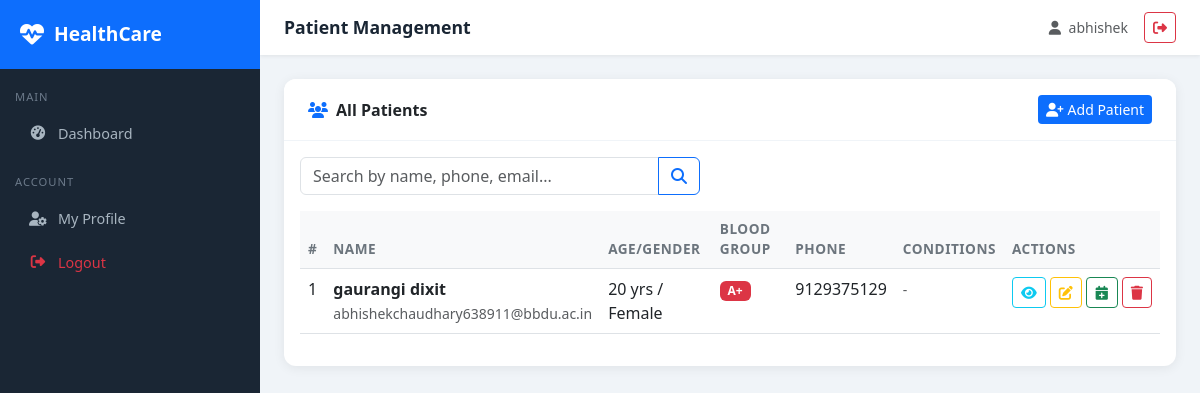
/patients/ (signed in), run on the app's committed database.
### patients/models.py (models this page shows, shortened)
class Patient(models.Model):
    BLOOD_GROUP_CHOICES = [
        ('A+', 'A+'), ('A-', 'A-'), ('B+', 'B+'), ('B-', 'B-'),
        ('O+', 'O+'), ('O-', 'O-'), ('AB+', 'AB+'), ('AB-', 'AB-'),
    ]
    GENDER_CHOICES = [
        ('M', 'Male'), ('F', 'Female'), ('O', 'Other')
    ]
    user = models.OneToOneField(User, on_delete=models.SET_NULL, null=True, blank=True)
    first_name = models.CharField(max_length=100)
    last_name = models.CharField(max_length=100)
    date_of_birth = models.DateField()
    gender = models.CharField(max_length=1, choices=GENDER_CHOICES)
    blood_group = models.CharField(max_length=3, choices=BLOOD_GROUP_CHOICES, blank=True)
    phone = models.CharField(max_length=15)
    email = models.EmailField(blank=True)
    address = models.TextField()
    emergency_contact_name = models.CharField(max_length=100, blank=True)
    emergency_contact_phone = models.CharField(max_length=15, blank=True)
    allergies = models.TextField(blank=True, help_text="List known allergies")
    chronic_conditions = models.TextField(blank=True)
    insurance_provider = models.CharField(max_length=100, blank=True)
    insurance_id = models.CharField(max_length=50, blank=True)
    created_at = models.DateTimeField(auto_now_add=True)
    updated_at = models.DateTimeField(auto_now=True)
    def __str__(self):
        return f"{self.first_name} {self.last_name}"
    @property
    def age(self):
        from datetime import date
        today = date.today()
        return today.year - self.date_of_birth.year - (
            (today.month, today.day) < (self.date_of_birth.month, self.date_of_birth.day)
        )

### patients/views.py (the view, shortened to what this page needs)
# urls.py: path('', views.patient_list, name='patient_list'),
@login_required
def patient_list(request):
    query = request.GET.get('q', '')
    patients = Patient.objects.all().order_by('-created_at')
    return render(request, 'patients/patient_list.html', {
        'patients': patients,
        'query': query
    })

### templates/patients/patient_list.html (shortened to what this page needs)
{% extends 'base/base.html' %}
{% block page_title %}Patient Management{% endblock %}
{% block content %}
<div class="card">
    <div class="card-header py-3 px-4 d-flex justify-content-between align-items-center">
        <span>
            <i class="fas fa-users text-primary me-2"></i>All Patients
        </span>
        <a href="{% url 'patient_create' %}" class="btn btn-primary btn-sm">
            <i class="fas fa-user-plus me-1"></i>Add Patient
        </a>
    </div>
    <div class="card-body">
        <form method="get" class="mb-3">
            <div class="input-group" style="max-width:400px">
                <input type="text" name="q" class="form-control"
                       placeholder="Search by name, phone, email..."
                       value="{{ query }}">
                <button class="btn btn-outline-primary" type="submit">
                    <i class="fas fa-search"></i>
                </button>
            </div>
        </form>
        <div class="table-responsive">
            <table class="table table-hover">
                <thead>
                    <tr>
                        <th>#</th>
                        <th>Name</th>
                        <th>Age/Gender</th>
                        <th>Blood Group</th>
                        <th>Phone</th>
                        <th>Conditions</th>
                        <th>Actions</th>
                    </tr>
                </thead>
                <tbody>
                    {% for patient in patients %}
                    <tr>
                        <td>{{ forloop.counter }}</td>
                        <td>
                            <a href="{% url 'patient_detail' patient.pk %}"
                               class="text-decoration-none fw-semibold text-dark">
                                {{ patient }}
                            </a>
                            {% if patient.email %}
                                <br>
                                <small class="text-muted">{{ patient.email }}</small>
                            {% endif %}
                        </td>
                        <td>
                            {{ patient.age }} yrs / {{ patient.get_gender_display }}
                        </td>
                        <td>
                            {% if patient.blood_group %}
                                <span class="badge bg-danger">{{ patient.blood_group }}</span>
                            {% else %}
                                -
                            {% endif %}
                        </td>
                        <td>{{ patient.phone }}</td>
                        <td>
                            <small class="text-muted">
                                {{ patient.chronic_conditions|truncatechars:40|default:"-" }}
                            </small>
                        </td>
                        <td>
                            <div class="d-flex gap-1">
                                <a href="{% url 'patient_detail' patient.pk %}"
                                   class="btn btn-sm btn-outline-info" title="View">
                                    <i class="fas fa-eye"></i>
                                </a>
                                <a href="{% url 'patient_update' patient.pk %}"
                                   class="btn btn-sm btn-outline-warning" title="Edit">
                                    <i class="fas fa-edit"></i>
                                </a>
                                <a href="{% url 'appointment_create' %}?patient={{ patient.pk }}"
                                   class="btn btn-sm btn-outline-success" title="Book Appointment">
                                    <i class="fas fa-calendar-plus"></i>
                                </a>
                                <a href="{% url 'patient_delete' patient.pk %}"
                                   class="btn btn-sm btn-outline-danger" title="Delete">
                                    <i class="fas fa-trash"></i>
                                </a>
                            </div>
                        </td>
                    </tr>
                    {% endfor %}
                </tbody>
            </table>
        </div>
    </div>
</div>
{% endblock %}

### templates/base/base.html (shortened to what this page needs)
<!DOCTYPE html>
<html lang="en">
<head>
    <link href="https://cdn.jsdelivr.net/npm/bootstrap@5.3.0/dist/css/bootstrap.min.css" rel="stylesheet">
    <link href="https://cdnjs.cloudflare.com/ajax/libs/font-awesome/6.4.0/css/all.min.css" rel="stylesheet">
</head>
<body>
{% if user.is_authenticated %}
    <div class="sidebar">
        <div class="sidebar-brand">
            <i class="fas fa-heartbeat"></i>
            <span>HealthCare</span>
        </div>
        <nav class="mt-2">
            <div class="nav-section">Main</div>
            <a href="{% url 'dashboard' %}" class="nav-link {% if request.resolver_match.url_name == 'dashboard' %}active{% endif %}">
                <i class="fas fa-tachometer-alt"></i> Dashboard
            </a>
            <div class="nav-section">Account</div>
            <a href="{% url 'profile' %}" class="nav-link">
                <i class="fas fa-user-cog"></i> My Profile
            </a>
            <a href="{% url 'logout' %}" class="nav-link text-danger">
                <i class="fas fa-sign-out-alt"></i> Logout
            </a>
        </nav>
    </div>
    <div class="main-content">
        <div class="topbar">
            <span class="topbar-title">
                {% block page_title %}HealthCare Portal{% endblock %}
            </span>
            <div class="d-flex align-items-center gap-3">
                <span class="text-muted small">
                    <i class="fas fa-user me-1"></i>
                    {{ user.get_full_name|default:user.username }}
                </span>
                <a href="{% url 'logout' %}" class="btn btn-sm btn-outline-danger">
                    <i class="fas fa-sign-out-alt"></i>
                </a>
            </div>
        </div>
        <div class="page-content">
            {% block content %}{% endblock %}
        </div>
    </div>
{% else %}
    {% block public_content %}{% endblock %}
{% endif %}
</body>
</html>

### templates/base/base.html (style rules this page uses)
:root { --primary: #0d6efd; --sidebar-bg: #1a2634; --sidebar-width: 260px; }
body { background: #f0f4f8; font-family: 'Segoe UI', sans-serif; }
.sidebar { position: fixed; top: 0; left: 0; height: 100vh; width: var(--sidebar-width); background: var(--sidebar-bg); z-index: 1000; overflow-y: auto; transition: all 0.3s; }
.sidebar-brand { padding: 20px; background: #0d6efd; color: white; font-size: 1.2rem; font-weight: 700; display: flex; align-items: center; gap: 10px; }
.sidebar-brand i { font-size: 1.5rem; }
.nav-section { padding: 10px 15px 5px; font-size: 0.7rem; color: #6c7a8a; text-transform: uppercase; letter-spacing: 1px; margin-top: 10px; }
.sidebar .nav-link { color: #a8b5c0; padding: 10px 20px; border-radius: 8px; margin: 2px 8px; display: flex; align-items: center; gap: 10px; font-size: 0.9rem; transition: all 0.2s; }
.sidebar .nav-link i { width: 20px; text-align: center; }
.main-content { margin-left: var(--sidebar-width); min-height: 100vh; }
.topbar { background: #fff; padding: 12px 24px; box-shadow: 0 1px 4px rgba(0, 0, 0, 0.08); display: flex; justify-content: space-between; align-items: center; position: sticky; top: 0; z-index: 999; }
.topbar-title { font-weight: 600; color: #1a2634; font-size: 1.1rem; }
.page-content { padding: 24px; }
.card { border: none; border-radius: 12px; box-shadow: 0 2px 12px rgba(0, 0, 0, 0.07); }
.card-header { background: #fff; border-bottom: 1px solid #f0f4f8; border-radius: 12px 12px 0 0 !important; font-weight: 600; }
.table th { font-weight: 600; background: #f8f9fa; font-size: 0.85rem; text-transform: uppercase; letter-spacing: 0.5px; color: #6c757d; }
.btn-primary { background: #0d6efd; border: none; }

### data on the page
Patient: first_name+last_name "gaurangi dixit", email "abhishekchaudhary638911@bbdu.ac.in", age "20", gender "Female", blood_group "A+", phone "9129375129", chronic_conditions "-"

### other printed values
{{ user.get_full_name|default:user.username }} "abhishek"
